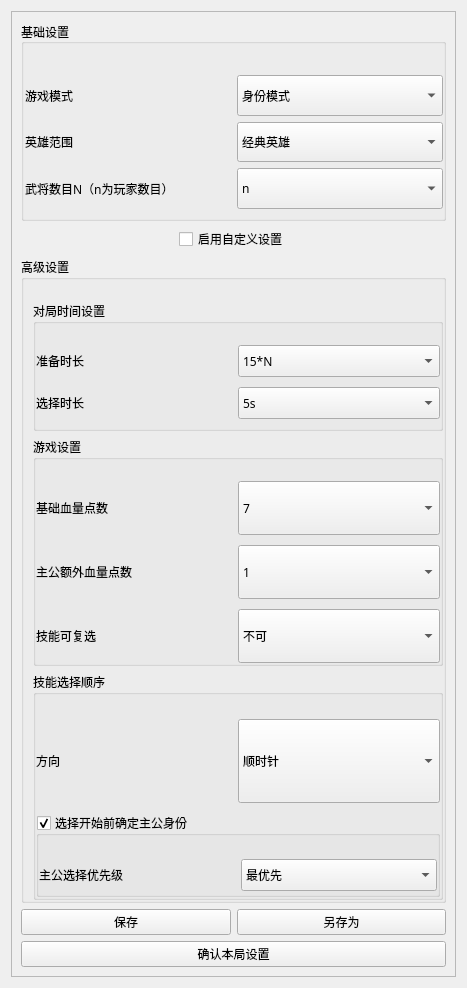
<?xml version="1.0" encoding="UTF-8"?>
<ui version="4.0">
 <class>gameSetting</class>
 <widget class="QWidget" name="gameSetting">
  <property name="geometry">
   <rect>
    <x>0</x>
    <y>0</y>
    <width>467</width>
    <height>988</height>
   </rect>
  </property>
  <property name="sizePolicy">
   <sizepolicy hsizetype="Preferred" vsizetype="Minimum">
    <horstretch>0</horstretch>
    <verstretch>0</verstretch>
   </sizepolicy>
  </property>
  <property name="windowTitle">
   <string>Form</string>
  </property>
  <layout class="QVBoxLayout" name="verticalLayout_5">
   <item>
    <widget class="QScrollArea" name="scrollArea">
     <property name="sizePolicy">
      <sizepolicy hsizetype="Expanding" vsizetype="Expanding">
       <horstretch>0</horstretch>
       <verstretch>0</verstretch>
      </sizepolicy>
     </property>
     <property name="frameShadow">
      <enum>QFrame::Sunken</enum>
     </property>
     <property name="lineWidth">
      <number>1</number>
     </property>
     <property name="verticalScrollBarPolicy">
      <enum>Qt::ScrollBarAlwaysOff</enum>
     </property>
     <property name="horizontalScrollBarPolicy">
      <enum>Qt::ScrollBarAlwaysOff</enum>
     </property>
     <property name="sizeAdjustPolicy">
      <enum>QAbstractScrollArea::AdjustToContents</enum>
     </property>
     <property name="widgetResizable">
      <bool>true</bool>
     </property>
     <widget class="QWidget" name="scrollAreaWidgetContents_2">
      <property name="geometry">
       <rect>
        <x>0</x>
        <y>0</y>
        <width>447</width>
        <height>968</height>
       </rect>
      </property>
      <layout class="QVBoxLayout" name="verticalLayout">
       <item>
        <widget class="QGroupBox" name="base_setting">
         <property name="sizePolicy">
          <sizepolicy hsizetype="Expanding" vsizetype="Maximum">
           <horstretch>0</horstretch>
           <verstretch>0</verstretch>
          </sizepolicy>
         </property>
         <property name="minimumSize">
          <size>
           <width>0</width>
           <height>200</height>
          </size>
         </property>
         <property name="maximumSize">
          <size>
           <width>450</width>
           <height>16777215</height>
          </size>
         </property>
         <property name="font">
          <font>
           <family>华文隶书</family>
          </font>
         </property>
         <property name="title">
          <string>基础设置</string>
         </property>
         <property name="alignment">
          <set>Qt::AlignLeading|Qt::AlignLeft|Qt::AlignVCenter</set>
         </property>
         <layout class="QVBoxLayout" name="verticalLayout_2">
          <property name="leftMargin">
           <number>1</number>
          </property>
          <property name="topMargin">
           <number>31</number>
          </property>
          <property name="rightMargin">
           <number>0</number>
          </property>
          <item>
           <layout class="QHBoxLayout" name="horizontalLayout">
            <item>
             <widget class="QLabel" name="l1">
              <property name="sizePolicy">
               <sizepolicy hsizetype="Preferred" vsizetype="MinimumExpanding">
                <horstretch>0</horstretch>
                <verstretch>0</verstretch>
               </sizepolicy>
              </property>
              <property name="minimumSize">
               <size>
                <width>0</width>
                <height>0</height>
               </size>
              </property>
              <property name="sizeIncrement">
               <size>
                <width>0</width>
                <height>50</height>
               </size>
              </property>
              <property name="baseSize">
               <size>
                <width>0</width>
                <height>40</height>
               </size>
              </property>
              <property name="text">
               <string>游戏模式</string>
              </property>
             </widget>
            </item>
            <item>
             <widget class="QComboBox" name="Box_1">
              <property name="sizePolicy">
               <sizepolicy hsizetype="Preferred" vsizetype="MinimumExpanding">
                <horstretch>0</horstretch>
                <verstretch>0</verstretch>
               </sizepolicy>
              </property>
              <property name="minimumSize">
               <size>
                <width>15</width>
                <height>0</height>
               </size>
              </property>
              <item>
               <property name="text">
                <string>身份模式</string>
               </property>
              </item>
              <item>
               <property name="text">
                <string>阵营模式</string>
               </property>
              </item>
             </widget>
            </item>
           </layout>
          </item>
          <item>
           <layout class="QHBoxLayout" name="horizontalLayout_2">
            <item>
             <widget class="QLabel" name="l2">
              <property name="sizePolicy">
               <sizepolicy hsizetype="Preferred" vsizetype="MinimumExpanding">
                <horstretch>0</horstretch>
                <verstretch>0</verstretch>
               </sizepolicy>
              </property>
              <property name="minimumSize">
               <size>
                <width>0</width>
                <height>0</height>
               </size>
              </property>
              <property name="text">
               <string>英雄范围</string>
              </property>
             </widget>
            </item>
            <item>
             <widget class="QComboBox" name="Box_2">
              <property name="sizePolicy">
               <sizepolicy hsizetype="Preferred" vsizetype="MinimumExpanding">
                <horstretch>0</horstretch>
                <verstretch>0</verstretch>
               </sizepolicy>
              </property>
              <property name="minimumSize">
               <size>
                <width>15</width>
                <height>0</height>
               </size>
              </property>
              <item>
               <property name="text">
                <string>经典英雄</string>
               </property>
              </item>
              <item>
               <property name="text">
                <string>风林火山</string>
               </property>
              </item>
              <item>
               <property name="text">
                <string>混合</string>
               </property>
              </item>
             </widget>
            </item>
           </layout>
          </item>
          <item>
           <layout class="QHBoxLayout" name="horizontalLayout_3">
            <item>
             <widget class="QLabel" name="l3">
              <property name="sizePolicy">
               <sizepolicy hsizetype="Preferred" vsizetype="MinimumExpanding">
                <horstretch>0</horstretch>
                <verstretch>0</verstretch>
               </sizepolicy>
              </property>
              <property name="minimumSize">
               <size>
                <width>0</width>
                <height>0</height>
               </size>
              </property>
              <property name="text">
               <string>武将数目N（n为玩家数目）</string>
              </property>
             </widget>
            </item>
            <item>
             <widget class="QComboBox" name="Box_3">
              <property name="sizePolicy">
               <sizepolicy hsizetype="Preferred" vsizetype="MinimumExpanding">
                <horstretch>0</horstretch>
                <verstretch>0</verstretch>
               </sizepolicy>
              </property>
              <property name="minimumSize">
               <size>
                <width>15</width>
                <height>0</height>
               </size>
              </property>
              <item>
               <property name="text">
                <string>n</string>
               </property>
              </item>
              <item>
               <property name="text">
                <string>n+1</string>
               </property>
              </item>
              <item>
               <property name="text">
                <string>n+2</string>
               </property>
              </item>
             </widget>
            </item>
           </layout>
          </item>
         </layout>
        </widget>
       </item>
       <item>
        <layout class="QHBoxLayout" name="horizontalLayout_8">
         <property name="sizeConstraint">
          <enum>QLayout::SetMinimumSize</enum>
         </property>
         <item>
          <spacer name="horizontalSpacer">
           <property name="orientation">
            <enum>Qt::Horizontal</enum>
           </property>
           <property name="sizeHint" stdset="0">
            <size>
             <width>159</width>
             <height>20</height>
            </size>
           </property>
          </spacer>
         </item>
         <item>
          <widget class="QCheckBox" name="advanced_setting">
           <property name="font">
            <font>
             <family>华文隶书</family>
            </font>
           </property>
           <property name="text">
            <string>启用自定义设置</string>
           </property>
           <property name="checked">
            <bool>false</bool>
           </property>
           <property name="tristate">
            <bool>false</bool>
           </property>
          </widget>
         </item>
         <item>
          <spacer name="horizontalSpacer_2">
           <property name="orientation">
            <enum>Qt::Horizontal</enum>
           </property>
           <property name="sizeHint" stdset="0">
            <size>
             <width>159</width>
             <height>20</height>
            </size>
           </property>
          </spacer>
         </item>
        </layout>
       </item>
       <item>
        <widget class="QGroupBox" name="advanced_content">
         <property name="minimumSize">
          <size>
           <width>0</width>
           <height>550</height>
          </size>
         </property>
         <property name="maximumSize">
          <size>
           <width>450</width>
           <height>16777215</height>
          </size>
         </property>
         <property name="font">
          <font>
           <family>华文隶书</family>
          </font>
         </property>
         <property name="title">
          <string>高级设置</string>
         </property>
         <property name="flat">
          <bool>true</bool>
         </property>
         <layout class="QVBoxLayout" name="verticalLayout_6">
          <property name="topMargin">
           <number>21</number>
          </property>
          <property name="rightMargin">
           <number>0</number>
          </property>
          <property name="bottomMargin">
           <number>0</number>
          </property>
          <item>
           <widget class="QGroupBox" name="groupBox_3">
            <property name="minimumSize">
             <size>
              <width>0</width>
              <height>0</height>
             </size>
            </property>
            <property name="maximumSize">
             <size>
              <width>16777215</width>
              <height>130</height>
             </size>
            </property>
            <property name="title">
             <string>对局时间设置</string>
            </property>
            <property name="flat">
             <bool>true</bool>
            </property>
            <layout class="QGridLayout" name="gridLayout_4">
             <property name="leftMargin">
              <number>0</number>
             </property>
             <property name="topMargin">
              <number>21</number>
             </property>
             <property name="rightMargin">
              <number>0</number>
             </property>
             <property name="verticalSpacing">
              <number>10</number>
             </property>
             <item row="0" column="0">
              <layout class="QHBoxLayout" name="horizontalLayout_4">
               <item>
                <widget class="QLabel" name="l4">
                 <property name="sizePolicy">
                  <sizepolicy hsizetype="Preferred" vsizetype="Expanding">
                   <horstretch>0</horstretch>
                   <verstretch>0</verstretch>
                  </sizepolicy>
                 </property>
                 <property name="minimumSize">
                  <size>
                   <width>0</width>
                   <height>0</height>
                  </size>
                 </property>
                 <property name="text">
                  <string>准备时长</string>
                 </property>
                </widget>
               </item>
               <item>
                <widget class="QComboBox" name="Box_4">
                 <property name="sizePolicy">
                  <sizepolicy hsizetype="Preferred" vsizetype="Expanding">
                   <horstretch>0</horstretch>
                   <verstretch>0</verstretch>
                  </sizepolicy>
                 </property>
                 <property name="layoutDirection">
                  <enum>Qt::LeftToRight</enum>
                 </property>
                 <item>
                  <property name="text">
                   <string>15*N</string>
                  </property>
                 </item>
                 <item>
                  <property name="text">
                   <string>1分钟</string>
                  </property>
                 </item>
                 <item>
                  <property name="text">
                   <string>1.5分钟</string>
                  </property>
                 </item>
                 <item>
                  <property name="text">
                   <string>2分钟</string>
                  </property>
                 </item>
                 <item>
                  <property name="text">
                   <string>2.5分钟</string>
                  </property>
                 </item>
                 <item>
                  <property name="text">
                   <string>3分钟</string>
                  </property>
                 </item>
                </widget>
               </item>
              </layout>
             </item>
             <item row="1" column="0">
              <layout class="QHBoxLayout" name="horizontalLayout_5">
               <item>
                <widget class="QLabel" name="l5">
                 <property name="sizePolicy">
                  <sizepolicy hsizetype="Preferred" vsizetype="Expanding">
                   <horstretch>0</horstretch>
                   <verstretch>0</verstretch>
                  </sizepolicy>
                 </property>
                 <property name="minimumSize">
                  <size>
                   <width>0</width>
                   <height>0</height>
                  </size>
                 </property>
                 <property name="text">
                  <string>选择时长</string>
                 </property>
                </widget>
               </item>
               <item>
                <widget class="QComboBox" name="Box_5">
                 <property name="sizePolicy">
                  <sizepolicy hsizetype="Preferred" vsizetype="Expanding">
                   <horstretch>0</horstretch>
                   <verstretch>0</verstretch>
                  </sizepolicy>
                 </property>
                 <item>
                  <property name="text">
                   <string>5s</string>
                  </property>
                 </item>
                 <item>
                  <property name="text">
                   <string>10s</string>
                  </property>
                 </item>
                 <item>
                  <property name="text">
                   <string>15s</string>
                  </property>
                 </item>
                 <item>
                  <property name="text">
                   <string>20s</string>
                  </property>
                 </item>
                </widget>
               </item>
              </layout>
             </item>
            </layout>
           </widget>
          </item>
          <item>
           <widget class="QGroupBox" name="groupBox_4">
            <property name="minimumSize">
             <size>
              <width>0</width>
              <height>30</height>
             </size>
            </property>
            <property name="maximumSize">
             <size>
              <width>16777215</width>
              <height>270</height>
             </size>
            </property>
            <property name="title">
             <string>游戏设置</string>
            </property>
            <property name="flat">
             <bool>true</bool>
            </property>
            <layout class="QGridLayout" name="gridLayout_5">
             <property name="leftMargin">
              <number>0</number>
             </property>
             <property name="topMargin">
              <number>21</number>
             </property>
             <property name="rightMargin">
              <number>0</number>
             </property>
             <property name="bottomMargin">
              <number>0</number>
             </property>
             <property name="verticalSpacing">
              <number>10</number>
             </property>
             <item row="0" column="0">
              <layout class="QHBoxLayout" name="horizontalLayout_6">
               <item>
                <widget class="QLabel" name="l6">
                 <property name="sizePolicy">
                  <sizepolicy hsizetype="Preferred" vsizetype="Expanding">
                   <horstretch>0</horstretch>
                   <verstretch>0</verstretch>
                  </sizepolicy>
                 </property>
                 <property name="minimumSize">
                  <size>
                   <width>0</width>
                   <height>0</height>
                  </size>
                 </property>
                 <property name="sizeIncrement">
                  <size>
                   <width>0</width>
                   <height>0</height>
                  </size>
                 </property>
                 <property name="text">
                  <string>基础血量点数</string>
                 </property>
                </widget>
               </item>
               <item>
                <widget class="QComboBox" name="Box_6">
                 <property name="sizePolicy">
                  <sizepolicy hsizetype="Preferred" vsizetype="Expanding">
                   <horstretch>0</horstretch>
                   <verstretch>0</verstretch>
                  </sizepolicy>
                 </property>
                 <property name="minimumSize">
                  <size>
                   <width>15</width>
                   <height>0</height>
                  </size>
                 </property>
                 <item>
                  <property name="text">
                   <string>7</string>
                  </property>
                 </item>
                 <item>
                  <property name="text">
                   <string>6</string>
                  </property>
                 </item>
                 <item>
                  <property name="text">
                   <string>8</string>
                  </property>
                 </item>
                 <item>
                  <property name="text">
                   <string>9</string>
                  </property>
                 </item>
                </widget>
               </item>
              </layout>
             </item>
             <item row="2" column="0">
              <layout class="QHBoxLayout" name="horizontalLayout_10">
               <item>
                <widget class="QLabel" name="l8">
                 <property name="sizePolicy">
                  <sizepolicy hsizetype="Preferred" vsizetype="Expanding">
                   <horstretch>0</horstretch>
                   <verstretch>0</verstretch>
                  </sizepolicy>
                 </property>
                 <property name="minimumSize">
                  <size>
                   <width>0</width>
                   <height>0</height>
                  </size>
                 </property>
                 <property name="sizeIncrement">
                  <size>
                   <width>0</width>
                   <height>50</height>
                  </size>
                 </property>
                 <property name="text">
                  <string>技能可复选</string>
                 </property>
                </widget>
               </item>
               <item>
                <widget class="QComboBox" name="Box_8">
                 <property name="sizePolicy">
                  <sizepolicy hsizetype="Preferred" vsizetype="Expanding">
                   <horstretch>0</horstretch>
                   <verstretch>0</verstretch>
                  </sizepolicy>
                 </property>
                 <property name="minimumSize">
                  <size>
                   <width>15</width>
                   <height>0</height>
                  </size>
                 </property>
                 <item>
                  <property name="text">
                   <string>不可</string>
                  </property>
                 </item>
                 <item>
                  <property name="text">
                   <string>无代价</string>
                  </property>
                 </item>
                 <item>
                  <property name="text">
                   <string>代价：1</string>
                  </property>
                 </item>
                 <item>
                  <property name="text">
                   <string>代价：2</string>
                  </property>
                 </item>
                 <item>
                  <property name="text">
                   <string>代价：3</string>
                  </property>
                 </item>
                </widget>
               </item>
              </layout>
             </item>
             <item row="1" column="0">
              <layout class="QHBoxLayout" name="horizontalLayout_9">
               <item>
                <widget class="QLabel" name="l7">
                 <property name="sizePolicy">
                  <sizepolicy hsizetype="Preferred" vsizetype="Expanding">
                   <horstretch>0</horstretch>
                   <verstretch>0</verstretch>
                  </sizepolicy>
                 </property>
                 <property name="minimumSize">
                  <size>
                   <width>0</width>
                   <height>0</height>
                  </size>
                 </property>
                 <property name="text">
                  <string>主公额外血量点数</string>
                 </property>
                </widget>
               </item>
               <item>
                <widget class="QComboBox" name="Box_7">
                 <property name="sizePolicy">
                  <sizepolicy hsizetype="Preferred" vsizetype="Expanding">
                   <horstretch>0</horstretch>
                   <verstretch>0</verstretch>
                  </sizepolicy>
                 </property>
                 <property name="minimumSize">
                  <size>
                   <width>15</width>
                   <height>0</height>
                  </size>
                 </property>
                 <item>
                  <property name="text">
                   <string>1</string>
                  </property>
                 </item>
                 <item>
                  <property name="text">
                   <string>0</string>
                  </property>
                 </item>
                 <item>
                  <property name="text">
                   <string>2</string>
                  </property>
                 </item>
                 <item>
                  <property name="text">
                   <string>3</string>
                  </property>
                 </item>
                </widget>
               </item>
              </layout>
             </item>
            </layout>
           </widget>
          </item>
          <item>
           <widget class="QGroupBox" name="groupBox_5">
            <property name="minimumSize">
             <size>
              <width>15</width>
              <height>0</height>
             </size>
            </property>
            <property name="title">
             <string>技能选择顺序</string>
            </property>
            <property name="flat">
             <bool>true</bool>
            </property>
            <layout class="QGridLayout" name="gridLayout_6">
             <property name="leftMargin">
              <number>0</number>
             </property>
             <property name="topMargin">
              <number>24</number>
             </property>
             <property name="rightMargin">
              <number>0</number>
             </property>
             <property name="bottomMargin">
              <number>0</number>
             </property>
             <property name="verticalSpacing">
              <number>10</number>
             </property>
             <item row="1" column="0">
              <widget class="QGroupBox" name="groupBox_6">
               <property name="minimumSize">
                <size>
                 <width>0</width>
                 <height>60</height>
                </size>
               </property>
               <property name="title">
                <string>选择开始前确定主公身份</string>
               </property>
               <property name="flat">
                <bool>true</bool>
               </property>
               <property name="checkable">
                <bool>true</bool>
               </property>
               <layout class="QGridLayout" name="gridLayout_2">
                <property name="leftMargin">
                 <number>0</number>
                </property>
                <property name="topMargin">
                 <number>23</number>
                </property>
                <property name="rightMargin">
                 <number>0</number>
                </property>
                <property name="bottomMargin">
                 <number>3</number>
                </property>
                <item row="0" column="0">
                 <widget class="QLabel" name="l10">
                  <property name="sizePolicy">
                   <sizepolicy hsizetype="Preferred" vsizetype="Expanding">
                    <horstretch>0</horstretch>
                    <verstretch>0</verstretch>
                   </sizepolicy>
                  </property>
                  <property name="minimumSize">
                   <size>
                    <width>0</width>
                    <height>0</height>
                   </size>
                  </property>
                  <property name="text">
                   <string>主公选择优先级</string>
                  </property>
                 </widget>
                </item>
                <item row="0" column="1">
                 <widget class="QComboBox" name="Box_10">
                  <property name="sizePolicy">
                   <sizepolicy hsizetype="Preferred" vsizetype="Expanding">
                    <horstretch>0</horstretch>
                    <verstretch>0</verstretch>
                   </sizepolicy>
                  </property>
                  <property name="minimumSize">
                   <size>
                    <width>0</width>
                    <height>0</height>
                   </size>
                  </property>
                  <item>
                   <property name="text">
                    <string>最优先</string>
                   </property>
                  </item>
                  <item>
                   <property name="text">
                    <string>最不优先（可双选技能）</string>
                   </property>
                  </item>
                  <item>
                   <property name="text">
                    <string>随机</string>
                   </property>
                  </item>
                 </widget>
                </item>
               </layout>
              </widget>
             </item>
             <item row="0" column="0">
              <layout class="QHBoxLayout" name="horizontalLayout_11">
               <item>
                <widget class="QLabel" name="l9">
                 <property name="sizePolicy">
                  <sizepolicy hsizetype="Preferred" vsizetype="Expanding">
                   <horstretch>0</horstretch>
                   <verstretch>0</verstretch>
                  </sizepolicy>
                 </property>
                 <property name="minimumSize">
                  <size>
                   <width>0</width>
                   <height>0</height>
                  </size>
                 </property>
                 <property name="maximumSize">
                  <size>
                   <width>16777215</width>
                   <height>100</height>
                  </size>
                 </property>
                 <property name="text">
                  <string>方向</string>
                 </property>
                </widget>
               </item>
               <item>
                <widget class="QComboBox" name="Box_9">
                 <property name="sizePolicy">
                  <sizepolicy hsizetype="Preferred" vsizetype="Expanding">
                   <horstretch>0</horstretch>
                   <verstretch>0</verstretch>
                  </sizepolicy>
                 </property>
                 <property name="minimumSize">
                  <size>
                   <width>15</width>
                   <height>0</height>
                  </size>
                 </property>
                 <property name="maximumSize">
                  <size>
                   <width>16777215</width>
                   <height>100</height>
                  </size>
                 </property>
                 <item>
                  <property name="text">
                   <string>顺时针</string>
                  </property>
                 </item>
                 <item>
                  <property name="text">
                   <string>逆时针</string>
                  </property>
                 </item>
                </widget>
               </item>
              </layout>
             </item>
            </layout>
           </widget>
          </item>
          <item>
           <layout class="QHBoxLayout" name="horizontalLayout_12"/>
          </item>
         </layout>
        </widget>
       </item>
       <item>
        <widget class="QWidget" name="save_widget" native="true">
         <layout class="QVBoxLayout" name="verticalLayout_3">
          <property name="leftMargin">
           <number>0</number>
          </property>
          <property name="topMargin">
           <number>0</number>
          </property>
          <property name="rightMargin">
           <number>0</number>
          </property>
          <property name="bottomMargin">
           <number>0</number>
          </property>
          <item>
           <layout class="QHBoxLayout" name="horizontalLayout_7">
            <item>
             <widget class="QPushButton" name="save">
              <property name="sizePolicy">
               <sizepolicy hsizetype="Preferred" vsizetype="Fixed">
                <horstretch>0</horstretch>
                <verstretch>0</verstretch>
               </sizepolicy>
              </property>
              <property name="text">
               <string>保存</string>
              </property>
             </widget>
            </item>
            <item>
             <widget class="QPushButton" name="save_as">
              <property name="sizePolicy">
               <sizepolicy hsizetype="Preferred" vsizetype="Fixed">
                <horstretch>0</horstretch>
                <verstretch>0</verstretch>
               </sizepolicy>
              </property>
              <property name="text">
               <string>另存为</string>
              </property>
             </widget>
            </item>
           </layout>
          </item>
         </layout>
        </widget>
       </item>
       <item>
        <widget class="QWidget" name="ok_widget" native="true">
         <layout class="QVBoxLayout" name="verticalLayout_4">
          <property name="leftMargin">
           <number>0</number>
          </property>
          <property name="topMargin">
           <number>0</number>
          </property>
          <property name="rightMargin">
           <number>0</number>
          </property>
          <property name="bottomMargin">
           <number>0</number>
          </property>
          <item>
           <widget class="QPushButton" name="ok_btn">
            <property name="sizePolicy">
             <sizepolicy hsizetype="Expanding" vsizetype="Preferred">
              <horstretch>0</horstretch>
              <verstretch>0</verstretch>
             </sizepolicy>
            </property>
            <property name="text">
             <string>确认本局设置</string>
            </property>
           </widget>
          </item>
         </layout>
        </widget>
       </item>
      </layout>
     </widget>
    </widget>
   </item>
  </layout>
 </widget>
 <resources/>
 <connections/>
</ui>
